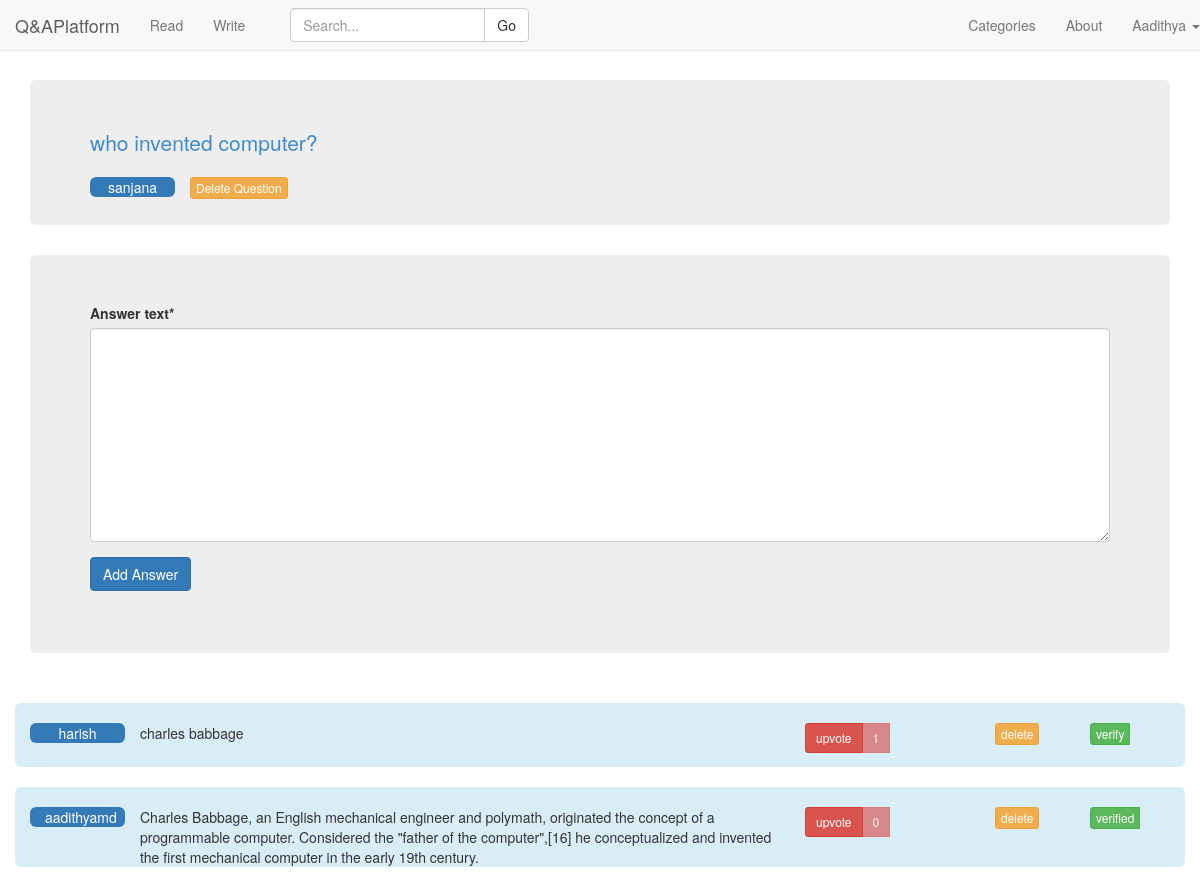
The page /write/20 (signed in) on the database as committed earlier.
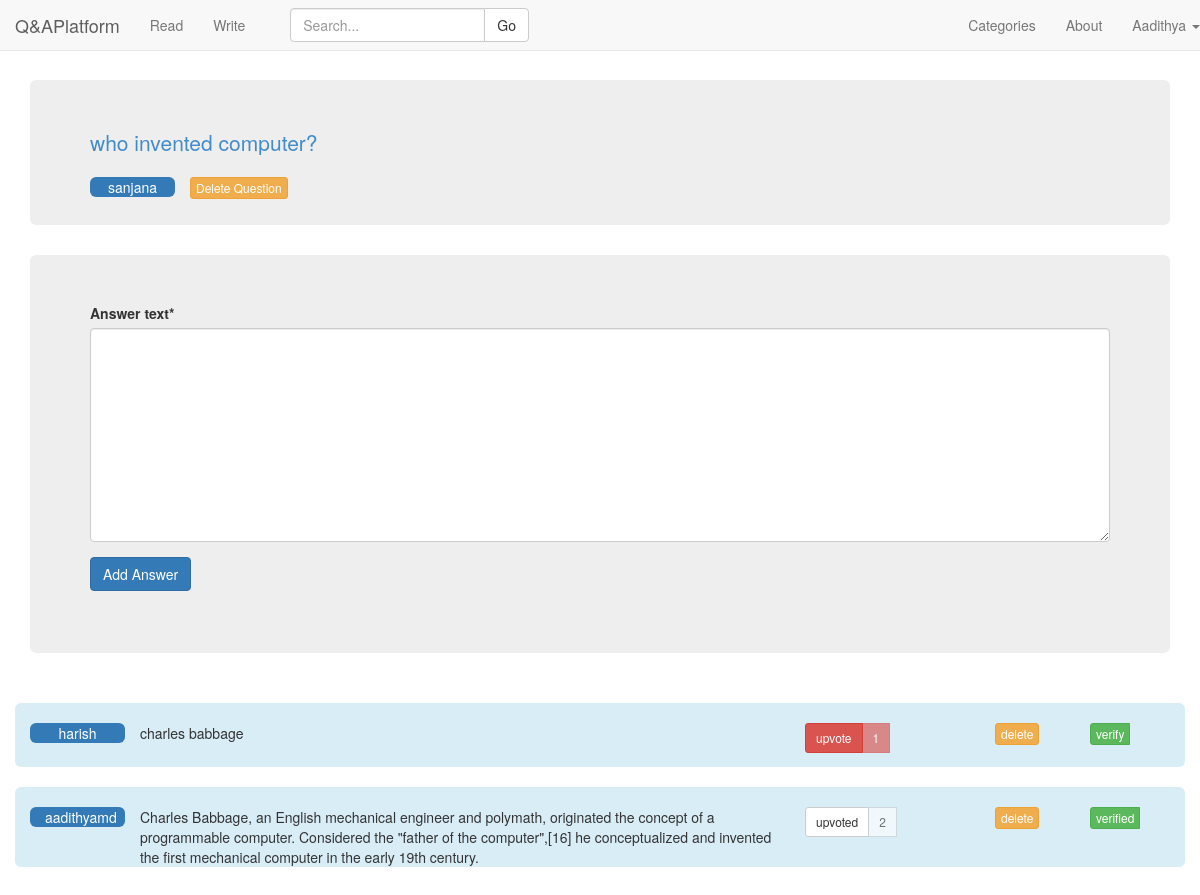
The same page on the database as committed later.
### QA/models.py (models this page shows, shortened)
class Answer(models.Model):
	answer_text = models.TextField(blank=False,null=True)
	timestamp = models.DateTimeField(auto_now_add=True, auto_now=False)
	question = models.ForeignKey(Question)
	author = models.ForeignKey(Customuser)
	upvotes = models.IntegerField(default=0)
	faculty_upvote = models.IntegerField(default=0)
	verify = models.BooleanField(default=False)

### QA/views.py (the view)
# urls.py: url(r'^write/(?P<question_id>[0-9]*)$',QA.views.detail ,name='question_id'), ##
@login_required
def detail(request, question_id):
	if request.user.is_superuser:
		return HttpResponseRedirect('/report')
	answer = Answer.objects.filter(question = question_id)
	ques = Question.objects.get(pk=question_id)
	question = Question.objects.filter(pk=question_id) #list obtained for iteration in template
	current_users_upvoted_content = Upvote.objects.filter(upvoted_user=request.user)
	current_users_upvoted_answers = []
	for i in current_users_upvoted_content:
		current_users_upvoted_answers.append(i.answer)
	title = "Question is "
	author = Customuser.objects.get(username=request.user.username)
	if request.method == 'POST' and (request.POST.get("submit","") == "upvote" or request.POST.get("submit","") == "upvoted"):
		answer_id = request.POST.get("answer_id","")
		answer = Answer.objects.get(pk=answer_id)
		User = request.user
		if Upvote.objects.filter(upvoted_user=User,answer=answer).exists():
			up = Upvote.objects.get(upvoted_user=User,answer=answer)
			up.delete()
			answer.upvotes-=1
			if request.user.is_staff:
				answer.faculty_upvote-=1
			answer.save()
		else:
			vote = Upvote(upvoted_user=User,answer=answer,question=answer.question)
			answer.upvotes+=1
			if request.user.is_staff:
				answer.faculty_upvote+=1
			answer.save()
			vote.save()
		return HttpResponseRedirect('/write/%s' % str(question_id))
	if request.user.is_authenticated:
		if request.method == 'POST' and request.POST.get("submit","") == "delete":
			answer_id = request.POST.get("answer_id","")
			answer = Answer.objects.get(pk=answer_id)
			if request.user.is_staff or request.user.username==answer.author.username:
				answer.delete()
			return HttpResponseRedirect('/write/%s' % str(question_id))
		if request.method == 'POST' and request.POST.get("submit","") == "Delete Question":
			question_id = request.POST.get("question_id","")
			print question_id
			question = Question.objects.get(pk=question_id)
			if request.user.is_staff or request.user.username==question.author.username:
				question.delete()
			return HttpResponseRedirect('/write/')
	if request.method == 'POST' and request.POST.get("submit","") == "Add Answer":
		form = add_Answer_Form(data=request.POST)
		if form.is_valid():
			ans = Answer(answer_text=form.clean_text(),question=ques,author=author)
			ans.save()
			return HttpResponseRedirect('/write/%s' % str(question_id))
	elif request.method == 'POST' and (request.POST.get("submit","") == "verify" or request.POST.get("submit","") == "verified") :
		if request.user.is_authenticated() and request.user.is_staff:
			answer_id = request.POST.get("answer_id","")
			ans = Answer.objects.get(pk=answer_id)
			if ans.verify == False:
				ans.verify = True
			else:
				ans.verify = False
			ans.save()
			form = add_Answer_Form()
			return render(request, 'staff_detail.html', {"template_title":title,"answer":answer,
			'form':form,'question': question,'check_upvoted_already': current_users_upvoted_answers })
	if request.user.is_authenticated():
		if request.user.is_staff:
			form = add_Answer_Form()
			return render(request, 'staff_detail.html', {"template_title":title,"answer":answer,
			'form':form,'question': question,'check_upvoted_already': current_users_upvoted_answers })
	form = add_Answer_Form()
	return render(request, 'detail.html', {"template_title":title,"answer":answer,
			'form':form,'question': question,'check_upvoted_already': current_users_upvoted_answers })

### QA/forms.py (shortened to what this page needs)
class add_Answer_Form(forms.ModelForm):
	class Meta:
		model = Answer
		fields = ['answer_text']

### QA/models.py (called while the page is built)
	def __str__(self):
		return self.username

### QA/templates/staff_detail.html (shortened to what this page needs)
{% extends 'base.html' %}
{% load crispy_forms_tags %}
{% block question_container %}
{% for i in question %}
<div class="container">
  <div class="jumbotron">
    <a class="lead" href="{{i.pk}}">{{i.question_text}}</a><br>
      <br>
    <div class="col-md-1 bg-primary img-rounded text-center">
      {{i.author}}
    </div>
    <div class="col-md-1 ">
      <form method='POST' onsubmit="return confirm('Do you really want to delete this Question?\n It will remove all its answers.');" action=''>
        <input class="btn btn-xs btn-warning" name='submit' type='submit' value='Delete Question'></input>
      </form>
    </div>
  </div>
</div>
{% endfor %}
{% endblock %}
{% block login %}
<div class="col-md-12 ">
  <form method='POST' action=''>
		{{ form | crispy }}
		<input class='btn btn-primary' name='submit'type='submit' value='Add Answer'/>
  </form>
</div>
{% endblock %}
{% block answer_container %}
{% for i in answer %}
<br>
<div class="container img-rounded bg-info">
<br>
		<div class="col-md-1 bg-primary img-rounded text-center">
			{{i.author}}
    </div>
			<div class="col-md-7 ">
			{{i.answer_text}}
 			</div>
         <div class="col-md-2 ">
 			  <form method='POST' action=''>
 		{% if i in check_upvoted_already  %}
 		<div class="btn-group" role="group" >
  		<input type="submit" name='submit' class="btn btn-default btn-sm " value='upvoted'/>
  		<button type="button" class="btn btn-default btn-sm disabled ">{{i.upvotes}}</button>
  		</div>
 		{% else %}
 		<div class="btn-group" role="group" >
        <button class='btn btn-danger btn-sm' name='submit' type='submit' value='upvote'>upvote</button>
        <button class="btn btn-danger btn-sm disabled">{{i.upvotes}}</button>
    </div>
        {% endif %}
    </form>
</div>
<div class="col-md-1 ">
<form method='POST' onsubmit="return confirm('Do you really want to delete the answer?');" action=''>
<input class="btn btn-xs btn-warning" name='submit' type='submit' value='delete'></input>
</form>
</div>
<div class="col-md-1 ">
<form method='POST' action=''>
<div class="btn-group">
  {% if not i.verify %}
  <input class="btn btn-xs btn-success" name='submit' type='submit' value='verify' ></input>
  {% else %}
  <input class="btn btn-xs btn-success " name='submit' type='submit' value='verified' ></input>
  {% endif %}
  </div>
</form>
    </div>
</div>
{% endfor %}
{% endblock %}

### QA/templates/navbar.html (shortened to what this page needs)
<nav class="navbar navbar-default navbar-fixed-top" role="navigation">
  <div class="navbar-header">
   <a class="navbar-brand" href="{% url 'home' %}">Q&amp;APlatform</a>
  </div>
{% if user.is_authenticated %}
{% if user.is_superuser %}
  <div class="collapse navbar-collapse" id="bs-example-navbar-collapse-1">
    <ul class="nav navbar-nav">
      <li><a href="{% url 'report' %}">Report</a></li>
    </ul>
    <ul class="nav navbar-nav navbar-right">
      <li><a href="{% url 'about' %}">About</a></li>
      <li class="dropdown">
        <a href="#" class="dropdown-toggle" data-toggle="dropdown">{{request.user.username}} <b class="caret"></b></a>
        <ul class="dropdown-menu">
          <li><a href="/admin">Settings</a></li>
          <li class="divider"></li>
          <li><a href="/admin/logout">Log Out</a></li>
        </ul>
      </li>
    </ul>
  </div>
{% else %}
 <div class="collapse navbar-collapse" id="bs-example-navbar-collapse-1">
   <ul class="nav navbar-nav">
     <li><a href="{% url 'read' %}">Read</a></li>
     <li><a href="{% url 'write' %}">Write</a></li>
   </ul>
   <div class="col-sm-3 col-md-3">
       <form class="navbar-form" type="get" action="{% url 'search' %}" >
       <div class="input-group">
           <input id="search_box" type="text" name="search_box"  placeholder="Search..." class="form-control" >
           <div class="input-group-btn">
               <button id="search_submit" class="btn btn-default" type="submit">Go</button>
           </div>
       </div>
       </form>
   </div>
   <ul class="nav navbar-nav navbar-right">
     <li><a href="/categories">Categories</a></li>
     <li><a href="{% url 'about' %}">About</a></li>
     <li class="dropdown">
       <a href="#" class="dropdown-toggle" data-toggle="dropdown">{{request.user.first_name}} <b class="caret"></b></a>
     </li>
   </ul>
 </div>
 {% endif %}
{% else %}
  <div class="collapse navbar-collapse" id="bs-example-navbar-collapse-1">
    <ul class="nav navbar-nav navbar-right">
      <li><a href="{% url 'about' %}">About</a></li>
    </ul>
  </div>
{% endif %}
</nav>

Rows that differ between the two databases and show on the page:
changed Answer "aadithyamd": submit (not shown) → "upvoted"; upvotes "0" → "2"
